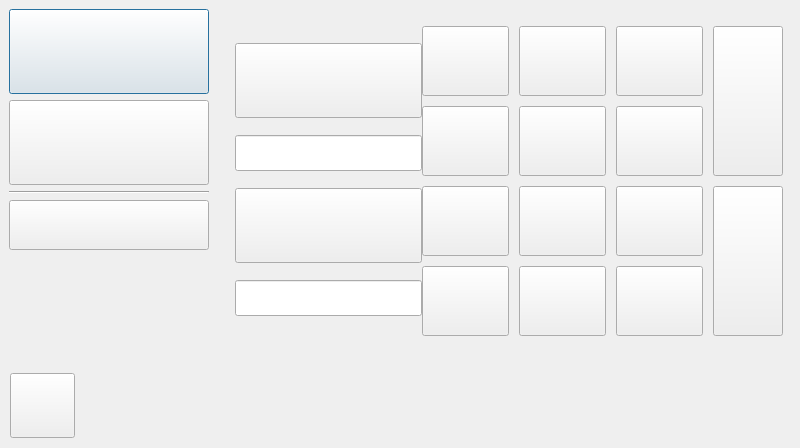
<?xml version="1.0" encoding="UTF-8"?>
<ui version="4.0">
 <class>DuExSetupPage</class>
 <widget class="QDialog" name="DuExSetupPage">
  <property name="geometry">
   <rect>
    <x>0</x>
    <y>0</y>
    <width>800</width>
    <height>448</height>
   </rect>
  </property>
  <property name="maximumSize">
   <size>
    <width>800</width>
    <height>448</height>
   </size>
  </property>
  <property name="focusPolicy">
   <enum>Qt::NoFocus</enum>
  </property>
  <property name="windowTitle">
   <string>ControlWindow</string>
  </property>
  <layout class="QVBoxLayout" name="verticalLayout_6">
   <property name="spacing">
    <number>0</number>
   </property>
   <property name="leftMargin">
    <number>0</number>
   </property>
   <property name="topMargin">
    <number>0</number>
   </property>
   <property name="rightMargin">
    <number>0</number>
   </property>
   <property name="bottomMargin">
    <number>0</number>
   </property>
   <item>
    <layout class="QHBoxLayout" name="horizontalLayout_3">
     <item>
      <widget class="QWidget" name="LeftBar" native="true">
       <layout class="QVBoxLayout" name="verticalLayout_7">
        <property name="spacing">
         <number>6</number>
        </property>
        <property name="leftMargin">
         <number>9</number>
        </property>
        <property name="topMargin">
         <number>9</number>
        </property>
        <property name="rightMargin">
         <number>9</number>
        </property>
        <property name="bottomMargin">
         <number>9</number>
        </property>
        <item>
         <widget class="QPushButton" name="w_pushbutton_permanent">
          <property name="sizePolicy">
           <sizepolicy hsizetype="Preferred" vsizetype="Maximum">
            <horstretch>0</horstretch>
            <verstretch>0</verstretch>
           </sizepolicy>
          </property>
          <property name="minimumSize">
           <size>
            <width>160</width>
            <height>85</height>
           </size>
          </property>
          <property name="maximumSize">
           <size>
            <width>16777215</width>
            <height>16777215</height>
           </size>
          </property>
          <property name="text">
           <string/>
          </property>
          <property name="icon">
           <iconset resource="img.qrc">
            <normaloff>:/img/img/Save_Permanently.png</normaloff>:/img/img/Save_Permanently.png</iconset>
          </property>
          <property name="iconSize">
           <size>
            <width>140</width>
            <height>65</height>
           </size>
          </property>
         </widget>
        </item>
        <item>
         <widget class="QPushButton" name="w_pushbutton_temporary">
          <property name="sizePolicy">
           <sizepolicy hsizetype="Preferred" vsizetype="Maximum">
            <horstretch>0</horstretch>
            <verstretch>0</verstretch>
           </sizepolicy>
          </property>
          <property name="minimumSize">
           <size>
            <width>160</width>
            <height>85</height>
           </size>
          </property>
          <property name="maximumSize">
           <size>
            <width>16777215</width>
            <height>16777215</height>
           </size>
          </property>
          <property name="text">
           <string/>
          </property>
          <property name="icon">
           <iconset resource="img.qrc">
            <normaloff>:/img/img/Add_Log_Marker.png</normaloff>:/img/img/Add_Log_Marker.png</iconset>
          </property>
          <property name="iconSize">
           <size>
            <width>140</width>
            <height>65</height>
           </size>
          </property>
         </widget>
        </item>
        <item>
         <widget class="Line" name="line">
          <property name="orientation">
           <enum>Qt::Horizontal</enum>
          </property>
         </widget>
        </item>
        <item>
         <widget class="QPushButton" name="w_pushbutton_revert">
          <property name="sizePolicy">
           <sizepolicy hsizetype="Preferred" vsizetype="Maximum">
            <horstretch>0</horstretch>
            <verstretch>0</verstretch>
           </sizepolicy>
          </property>
          <property name="minimumSize">
           <size>
            <width>160</width>
            <height>50</height>
           </size>
          </property>
          <property name="maximumSize">
           <size>
            <width>16777215</width>
            <height>16777215</height>
           </size>
          </property>
          <property name="text">
           <string/>
          </property>
          <property name="icon">
           <iconset resource="img.qrc">
            <normaloff>:/img/img/Revert_to_last_saved.png</normaloff>:/img/img/Revert_to_last_saved.png</iconset>
          </property>
          <property name="iconSize">
           <size>
            <width>140</width>
            <height>30</height>
           </size>
          </property>
         </widget>
        </item>
        <item>
         <spacer name="verticalSpacer">
          <property name="orientation">
           <enum>Qt::Vertical</enum>
          </property>
          <property name="sizeHint" stdset="0">
           <size>
            <width>20</width>
            <height>40</height>
           </size>
          </property>
         </spacer>
        </item>
        <item>
         <spacer name="horizontalSpacer_2">
          <property name="orientation">
           <enum>Qt::Horizontal</enum>
          </property>
          <property name="sizeType">
           <enum>QSizePolicy::Fixed</enum>
          </property>
          <property name="sizeHint" stdset="0">
           <size>
            <width>200</width>
            <height>20</height>
           </size>
          </property>
         </spacer>
        </item>
       </layout>
      </widget>
     </item>
     <item>
      <layout class="QGridLayout" name="gridLayout">
       <item row="0" column="0">
        <spacer name="horizontalSpacer_3">
         <property name="orientation">
          <enum>Qt::Horizontal</enum>
         </property>
         <property name="sizeHint" stdset="0">
          <size>
           <width>40</width>
           <height>20</height>
          </size>
         </property>
        </spacer>
       </item>
       <item row="0" column="1">
        <layout class="QVBoxLayout" name="verticalLayout">
         <item>
          <widget class="QPushButton" name="t1xIcon">
           <property name="sizePolicy">
            <sizepolicy hsizetype="Preferred" vsizetype="Maximum">
             <horstretch>0</horstretch>
             <verstretch>0</verstretch>
            </sizepolicy>
           </property>
           <property name="minimumSize">
            <size>
             <width>75</width>
             <height>75</height>
            </size>
           </property>
           <property name="maximumSize">
            <size>
             <width>16777215</width>
             <height>16777215</height>
            </size>
           </property>
           <property name="focusPolicy">
            <enum>Qt::NoFocus</enum>
           </property>
           <property name="text">
            <string/>
           </property>
           <property name="icon">
            <iconset resource="img.qrc">
             <normaloff>:/img/img/T1_X.png</normaloff>:/img/img/T1_X.png</iconset>
           </property>
           <property name="iconSize">
            <size>
             <width>100</width>
             <height>100</height>
            </size>
           </property>
          </widget>
         </item>
         <item>
          <widget class="DuexLineEdit" name="w_lineedit_x1">
           <property name="maximumSize">
            <size>
             <width>16777215</width>
             <height>16777215</height>
            </size>
           </property>
           <property name="font">
            <font>
             <pointsize>18</pointsize>
            </font>
           </property>
           <property name="focusPolicy">
            <enum>Qt::StrongFocus</enum>
           </property>
          </widget>
         </item>
         <item>
          <widget class="QPushButton" name="t1yIcon">
           <property name="sizePolicy">
            <sizepolicy hsizetype="Preferred" vsizetype="Maximum">
             <horstretch>0</horstretch>
             <verstretch>0</verstretch>
            </sizepolicy>
           </property>
           <property name="minimumSize">
            <size>
             <width>75</width>
             <height>75</height>
            </size>
           </property>
           <property name="maximumSize">
            <size>
             <width>16777215</width>
             <height>16777215</height>
            </size>
           </property>
           <property name="focusPolicy">
            <enum>Qt::NoFocus</enum>
           </property>
           <property name="text">
            <string/>
           </property>
           <property name="icon">
            <iconset resource="img.qrc">
             <normaloff>:/img/img/T1_Y.png</normaloff>:/img/img/T1_Y.png</iconset>
           </property>
           <property name="iconSize">
            <size>
             <width>100</width>
             <height>100</height>
            </size>
           </property>
          </widget>
         </item>
         <item>
          <widget class="DuexLineEdit" name="w_lineedit_y1">
           <property name="maximumSize">
            <size>
             <width>16777215</width>
             <height>16777215</height>
            </size>
           </property>
           <property name="font">
            <font>
             <pointsize>18</pointsize>
            </font>
           </property>
           <property name="focusPolicy">
            <enum>Qt::StrongFocus</enum>
           </property>
          </widget>
         </item>
        </layout>
       </item>
       <item row="0" column="2">
        <layout class="QHBoxLayout" name="NumberPad">
         <property name="spacing">
          <number>10</number>
         </property>
         <item>
          <layout class="QVBoxLayout" name="verticalLayout_3">
           <property name="spacing">
            <number>10</number>
           </property>
           <item>
            <widget class="QPushButton" name="w_pushbutton_7">
             <property name="minimumSize">
              <size>
               <width>70</width>
               <height>70</height>
              </size>
             </property>
             <property name="font">
              <font>
               <pointsize>24</pointsize>
              </font>
             </property>
             <property name="focusPolicy">
              <enum>Qt::NoFocus</enum>
             </property>
             <property name="text">
              <string/>
             </property>
             <property name="icon">
              <iconset resource="img.qrc">
               <normaloff>:/img/img/7.png</normaloff>:/img/img/7.png</iconset>
             </property>
             <property name="iconSize">
              <size>
               <width>70</width>
               <height>70</height>
              </size>
             </property>
            </widget>
           </item>
           <item>
            <widget class="QPushButton" name="w_pushbutton_4">
             <property name="minimumSize">
              <size>
               <width>70</width>
               <height>70</height>
              </size>
             </property>
             <property name="font">
              <font>
               <pointsize>24</pointsize>
              </font>
             </property>
             <property name="focusPolicy">
              <enum>Qt::NoFocus</enum>
             </property>
             <property name="text">
              <string/>
             </property>
             <property name="icon">
              <iconset resource="img.qrc">
               <normaloff>:/img/img/4.png</normaloff>:/img/img/4.png</iconset>
             </property>
             <property name="iconSize">
              <size>
               <width>70</width>
               <height>70</height>
              </size>
             </property>
            </widget>
           </item>
           <item>
            <widget class="QPushButton" name="w_pushbutton_1">
             <property name="minimumSize">
              <size>
               <width>70</width>
               <height>70</height>
              </size>
             </property>
             <property name="font">
              <font>
               <pointsize>24</pointsize>
              </font>
             </property>
             <property name="focusPolicy">
              <enum>Qt::NoFocus</enum>
             </property>
             <property name="text">
              <string/>
             </property>
             <property name="icon">
              <iconset resource="img.qrc">
               <normaloff>:/img/img/1.png</normaloff>:/img/img/1.png</iconset>
             </property>
             <property name="iconSize">
              <size>
               <width>70</width>
               <height>70</height>
              </size>
             </property>
            </widget>
           </item>
           <item>
            <widget class="QPushButton" name="w_pushbutton_negative">
             <property name="minimumSize">
              <size>
               <width>70</width>
               <height>70</height>
              </size>
             </property>
             <property name="font">
              <font>
               <pointsize>18</pointsize>
              </font>
             </property>
             <property name="focusPolicy">
              <enum>Qt::NoFocus</enum>
             </property>
             <property name="text">
              <string/>
             </property>
             <property name="icon">
              <iconset resource="img.qrc">
               <normaloff>:/img/img/+--.png</normaloff>:/img/img/+--.png</iconset>
             </property>
             <property name="iconSize">
              <size>
               <width>70</width>
               <height>70</height>
              </size>
             </property>
            </widget>
           </item>
          </layout>
         </item>
         <item>
          <layout class="QVBoxLayout" name="verticalLayout_5">
           <property name="spacing">
            <number>10</number>
           </property>
           <item>
            <widget class="QPushButton" name="w_pushbutton_8">
             <property name="minimumSize">
              <size>
               <width>70</width>
               <height>70</height>
              </size>
             </property>
             <property name="font">
              <font>
               <pointsize>24</pointsize>
              </font>
             </property>
             <property name="focusPolicy">
              <enum>Qt::NoFocus</enum>
             </property>
             <property name="text">
              <string/>
             </property>
             <property name="icon">
              <iconset resource="img.qrc">
               <normaloff>:/img/img/8.png</normaloff>:/img/img/8.png</iconset>
             </property>
             <property name="iconSize">
              <size>
               <width>70</width>
               <height>70</height>
              </size>
             </property>
            </widget>
           </item>
           <item>
            <widget class="QPushButton" name="w_pushbutton_5">
             <property name="minimumSize">
              <size>
               <width>70</width>
               <height>70</height>
              </size>
             </property>
             <property name="font">
              <font>
               <pointsize>24</pointsize>
              </font>
             </property>
             <property name="focusPolicy">
              <enum>Qt::NoFocus</enum>
             </property>
             <property name="text">
              <string/>
             </property>
             <property name="icon">
              <iconset resource="img.qrc">
               <normaloff>:/img/img/5.png</normaloff>:/img/img/5.png</iconset>
             </property>
             <property name="iconSize">
              <size>
               <width>70</width>
               <height>70</height>
              </size>
             </property>
            </widget>
           </item>
           <item>
            <widget class="QPushButton" name="w_pushbutton_2">
             <property name="minimumSize">
              <size>
               <width>70</width>
               <height>70</height>
              </size>
             </property>
             <property name="font">
              <font>
               <pointsize>24</pointsize>
              </font>
             </property>
             <property name="focusPolicy">
              <enum>Qt::NoFocus</enum>
             </property>
             <property name="text">
              <string/>
             </property>
             <property name="icon">
              <iconset resource="img.qrc">
               <normaloff>:/img/img/2.png</normaloff>:/img/img/2.png</iconset>
             </property>
             <property name="iconSize">
              <size>
               <width>70</width>
               <height>70</height>
              </size>
             </property>
            </widget>
           </item>
           <item>
            <widget class="QPushButton" name="w_pushbutton_0">
             <property name="minimumSize">
              <size>
               <width>70</width>
               <height>70</height>
              </size>
             </property>
             <property name="font">
              <font>
               <pointsize>24</pointsize>
              </font>
             </property>
             <property name="focusPolicy">
              <enum>Qt::NoFocus</enum>
             </property>
             <property name="text">
              <string/>
             </property>
             <property name="icon">
              <iconset resource="img.qrc">
               <normaloff>:/img/img/0.png</normaloff>:/img/img/0.png</iconset>
             </property>
             <property name="iconSize">
              <size>
               <width>70</width>
               <height>70</height>
              </size>
             </property>
            </widget>
           </item>
          </layout>
         </item>
         <item>
          <layout class="QVBoxLayout" name="verticalLayout_4">
           <property name="spacing">
            <number>10</number>
           </property>
           <item>
            <widget class="QPushButton" name="w_pushbutton_9">
             <property name="minimumSize">
              <size>
               <width>70</width>
               <height>70</height>
              </size>
             </property>
             <property name="font">
              <font>
               <pointsize>24</pointsize>
              </font>
             </property>
             <property name="focusPolicy">
              <enum>Qt::NoFocus</enum>
             </property>
             <property name="text">
              <string/>
             </property>
             <property name="icon">
              <iconset resource="img.qrc">
               <normaloff>:/img/img/9.png</normaloff>:/img/img/9.png</iconset>
             </property>
             <property name="iconSize">
              <size>
               <width>70</width>
               <height>70</height>
              </size>
             </property>
            </widget>
           </item>
           <item>
            <widget class="QPushButton" name="w_pushbutton_6">
             <property name="minimumSize">
              <size>
               <width>70</width>
               <height>70</height>
              </size>
             </property>
             <property name="font">
              <font>
               <pointsize>24</pointsize>
              </font>
             </property>
             <property name="focusPolicy">
              <enum>Qt::NoFocus</enum>
             </property>
             <property name="text">
              <string/>
             </property>
             <property name="icon">
              <iconset resource="img.qrc">
               <normaloff>:/img/img/6.png</normaloff>:/img/img/6.png</iconset>
             </property>
             <property name="iconSize">
              <size>
               <width>70</width>
               <height>70</height>
              </size>
             </property>
            </widget>
           </item>
           <item>
            <widget class="QPushButton" name="w_pushbutton_3">
             <property name="minimumSize">
              <size>
               <width>70</width>
               <height>70</height>
              </size>
             </property>
             <property name="font">
              <font>
               <pointsize>24</pointsize>
              </font>
             </property>
             <property name="focusPolicy">
              <enum>Qt::NoFocus</enum>
             </property>
             <property name="text">
              <string/>
             </property>
             <property name="icon">
              <iconset resource="img.qrc">
               <normaloff>:/img/img/3.png</normaloff>:/img/img/3.png</iconset>
             </property>
             <property name="iconSize">
              <size>
               <width>70</width>
               <height>70</height>
              </size>
             </property>
            </widget>
           </item>
           <item>
            <widget class="QPushButton" name="w_pushbutton_decimal">
             <property name="minimumSize">
              <size>
               <width>70</width>
               <height>70</height>
              </size>
             </property>
             <property name="font">
              <font>
               <pointsize>24</pointsize>
              </font>
             </property>
             <property name="focusPolicy">
              <enum>Qt::NoFocus</enum>
             </property>
             <property name="text">
              <string/>
             </property>
             <property name="icon">
              <iconset resource="img.qrc">
               <normaloff>:/img/img/0.png</normaloff>:/img/img/0.png</iconset>
             </property>
             <property name="iconSize">
              <size>
               <width>70</width>
               <height>70</height>
              </size>
             </property>
            </widget>
           </item>
          </layout>
         </item>
         <item>
          <layout class="QVBoxLayout" name="verticalLayout_2">
           <property name="spacing">
            <number>10</number>
           </property>
           <item>
            <widget class="QPushButton" name="w_pushbutton_delete">
             <property name="minimumSize">
              <size>
               <width>70</width>
               <height>150</height>
              </size>
             </property>
             <property name="font">
              <font>
               <pointsize>18</pointsize>
              </font>
             </property>
             <property name="focusPolicy">
              <enum>Qt::NoFocus</enum>
             </property>
             <property name="text">
              <string/>
             </property>
             <property name="icon">
              <iconset resource="img.qrc">
               <normaloff>:/img/img/_-.png</normaloff>:/img/img/_-.png</iconset>
             </property>
             <property name="iconSize">
              <size>
               <width>70</width>
               <height>150</height>
              </size>
             </property>
            </widget>
           </item>
           <item>
            <widget class="QPushButton" name="w_pushbutton_clear">
             <property name="minimumSize">
              <size>
               <width>70</width>
               <height>150</height>
              </size>
             </property>
             <property name="focusPolicy">
              <enum>Qt::NoFocus</enum>
             </property>
             <property name="text">
              <string/>
             </property>
             <property name="icon">
              <iconset resource="img.qrc">
               <normaloff>:/img/img/X.png</normaloff>:/img/img/X.png</iconset>
             </property>
             <property name="iconSize">
              <size>
               <width>70</width>
               <height>150</height>
              </size>
             </property>
            </widget>
           </item>
          </layout>
         </item>
        </layout>
       </item>
       <item row="0" column="3">
        <spacer name="horizontalSpacer_4">
         <property name="orientation">
          <enum>Qt::Horizontal</enum>
         </property>
         <property name="sizeHint" stdset="0">
          <size>
           <width>40</width>
           <height>20</height>
          </size>
         </property>
        </spacer>
       </item>
      </layout>
     </item>
    </layout>
   </item>
   <item>
    <widget class="QWidget" name="BottomBar" native="true">
     <layout class="QHBoxLayout" name="horizontalLayout_4">
      <property name="leftMargin">
       <number>10</number>
      </property>
      <property name="topMargin">
       <number>10</number>
      </property>
      <property name="rightMargin">
       <number>10</number>
      </property>
      <property name="bottomMargin">
       <number>10</number>
      </property>
      <item>
       <widget class="QPushButton" name="Back">
        <property name="sizePolicy">
         <sizepolicy hsizetype="Maximum" vsizetype="Maximum">
          <horstretch>0</horstretch>
          <verstretch>0</verstretch>
         </sizepolicy>
        </property>
        <property name="minimumSize">
         <size>
          <width>65</width>
          <height>65</height>
         </size>
        </property>
        <property name="maximumSize">
         <size>
          <width>16777215</width>
          <height>16777215</height>
         </size>
        </property>
        <property name="focusPolicy">
         <enum>Qt::NoFocus</enum>
        </property>
        <property name="text">
         <string/>
        </property>
        <property name="icon">
         <iconset resource="img.qrc">
          <normaloff>:/img/img/Small_arrow.png</normaloff>:/img/img/Small_arrow.png</iconset>
        </property>
        <property name="iconSize">
         <size>
          <width>55</width>
          <height>55</height>
         </size>
        </property>
       </widget>
      </item>
      <item>
       <spacer name="horizontalSpacer">
        <property name="orientation">
         <enum>Qt::Horizontal</enum>
        </property>
        <property name="sizeType">
         <enum>QSizePolicy::Expanding</enum>
        </property>
        <property name="sizeHint" stdset="0">
         <size>
          <width>282</width>
          <height>40</height>
         </size>
        </property>
       </spacer>
      </item>
     </layout>
    </widget>
   </item>
  </layout>
 </widget>
 <customwidgets>
  <customwidget>
   <class>DuexLineEdit</class>
   <extends>QLineEdit</extends>
   <header>duexsetuppage</header>
  </customwidget>
 </customwidgets>
 <resources>
  <include location="img.qrc"/>
 </resources>
 <connections/>
</ui>
